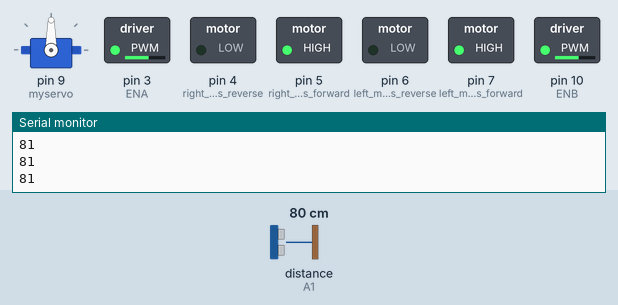
A sketch run on a simulated Arduino Uno, built with avr-gcc and run on an emulated ATmega328P. Shown: servo, switched loads named in the sketch (green lamp = pin HIGH), the last lines printed to the serial monitor. The inputs (shaded band) are chosen by the test bench; at power-on: distance to the obstacle (sensor on A1) 80 cm. The echo pulse lasts 58.3 µs per cm.

Above: at 3.2 s.
3.3 s: distance to the obstacle (sensor on A1) set to 23 cm
4.8 s: distance to the obstacle (sensor on A1) set to 19 cm
At 5.11 s:
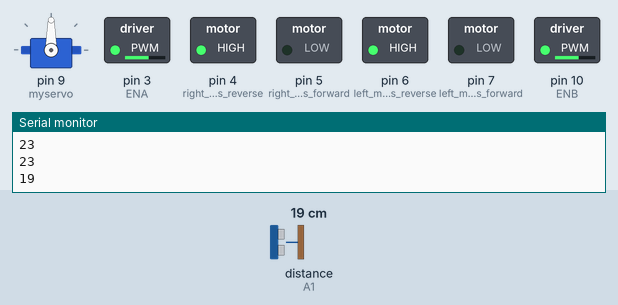
7.8 s: distance to the obstacle (sensor on A1) set to 35 cm
At 8.11 s:
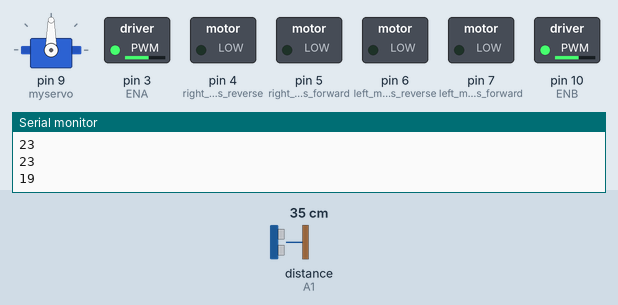
9.7 s: distance to the obstacle (sensor on A1) set to 2 cm
At 10.88 s:
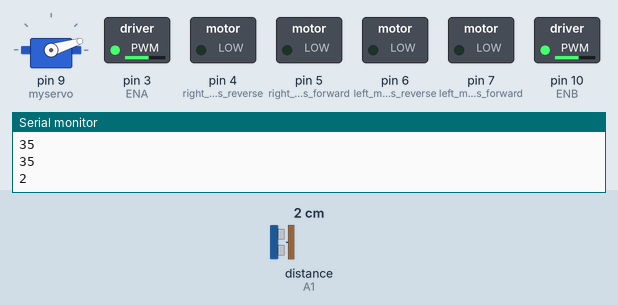
Timing chart, 0 to 13.7 s (numbered marks = the images above; inputs shaded):
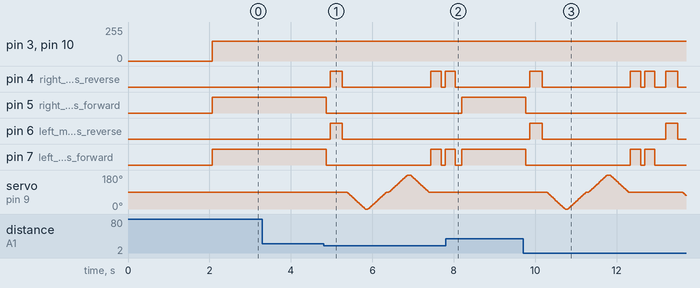

Measured:
- the behaviour switches between 21 and 20 cm on distance to the obstacle (sensor on A1) (found by bisection; images 0 and 1)
- after the input at 4.8 s, pin 4 (right_motors_reverse): goes HIGH 0.30 s, LOW 2.2 s, HIGH 0.25 s, LOW 0.10 s, then HIGH, starting after 0.16 s; pin 5 (right_motors_forward): HIGH → LOW after 0.06 s
- after the input at 7.8 s, pin 4 (right_motors_reverse): goes on until 8.0 s, then stays LOW; pin 5 (right_motors_forward): LOW → HIGH after 0.40 s; pin 6 (left_motors_reverse): stays LOW (without the input it goes to HIGH after 0.50 s); servo on pin 9 (myservo): stops changing and stays 90°
- after the input at 9.7 s, pin 4 (right_motors_reverse): LOW → HIGH after 0.17 s, → LOW 0.30 s later, → HIGH 2.2 s later, → LOW 0.25 s later, … (8 changes in this stretch); pin 5 (right_motors_forward): HIGH → LOW after 0.07 s

The sketch:

obstacle_avoidance_L298N__with_speedcontrol.ino
```cpp
#include <NewPing.h>
#include <Servo.h>

#define TRIG_PIN A0
#define ECHO_PIN A1
#define MAX_DISTANCE 400
#define ENA 3  // PWM pin for left motor
#define ENB 10 // PWM pin for right motor

int speedLeft = 150;   // You can adjust these values between 0-255
int speedRight = 150;  // to set speed for each side


NewPing sonar(TRIG_PIN, ECHO_PIN, MAX_DISTANCE);

Servo myservo;

int distance = 100;
int pos = 0;

void setup() {
  //set up motors
  pinMode(7,OUTPUT);   //left motors forward
  pinMode(6,OUTPUT);   //left motors reverse
  pinMode(5,OUTPUT);   //right motors forward
  pinMode(4,OUTPUT);   //right motors reverse
  pinMode(ENA, OUTPUT);
  pinMode(ENB, OUTPUT);
  Serial.begin(9600);

  // set up servo
  myservo.attach(9);
  myservo.write(90);
  delay(2000);

  distance = readPing();
  delay(60);
}

void loop() {
  int distanceR = 0;
  int distanceL =  0;
  Serial.println(distance);

  if(distance<=20)
  {
  moveStop();
  delay(100);
  moveBackward();
  delay(300);
  moveStop();
  delay(100);
  distanceR = lookRight();
  delay(50);
  distanceL = lookLeft();
  delay(50);

  if(distanceR>=distanceL)
  {
    if(distanceR<=30 && distanceL<=30) {
      for(int i = 0; i < 2; i++) { // turn around
        turnRight();
        moveStop();
        delay(100);
      }
    } else {
      turnRight();
      moveStop();
      delay(100);
    }
  } else if(distanceR<distanceL)
  {
    if(distanceR<30 && distanceL<=30) { // if both sides are too narrow
      for(int i = 0; i < 2; i++) { // turn around
        turnLeft();
        moveStop();
        delay(100);
      }
    } else {
      turnLeft();
      moveStop();
      delay(100);
    }
  }
} else moveForward();

  distance = readPing();
  delay(60);
}

int lookLeft()
{
  for (pos = 90; pos <= 180; pos += 1) { // goes from 90 degrees to 180 degrees
    // in steps of 1 degree
    myservo.write(pos);              // tell servo to go to position in variable 'pos'
    delay(5);
  }
  int distance = readPing();
  delay(60);

  for (pos = 180; pos >= 90; pos -= 1) { // goes from 180 degrees to 90 degrees
    // in steps of 1 degree
    myservo.write(pos);              // tell servo to go to position in variable 'pos'
    delay(5);
  }
  return distance; // return distance on the left side
}

int lookRight()
{
  for (pos = 90; pos >= 0; pos -= 1) { // goes from 90 degrees to 0 degree
    // in steps of 1 degree
    myservo.write(pos);              // tell servo to go to position in variable 'pos'
    delay(5);
  }
  int distance = readPing();
  delay(60);

  for (pos = 0; pos <= 90; pos += 1) { // goes from 0 degree to 90 degrees
    // in steps of 1 degree
    myservo.write(pos);              // tell servo to go to position in variable 'pos'
    delay(5);
  }
  return distance; // return distance on the right side
}

int readPing() {
  int cm = sonar.ping_cm();
  if(cm==0) // if the measured distance exceeds the measuring limit of the ultrasonic sensor, by default the sonar.ping_cm() function will return a value of 0
  { // Due to the distance of 0 the robot will keep avoiding even when there is nothing in front of it
    cm = MAX_DISTANCE; // To fix this, we set the distance to the pre-defined MAX_DISTANCE of 400 cm
  }
  return cm;
}

void moveStop() {
  digitalWrite(7,LOW);
  digitalWrite(6,LOW);
  digitalWrite(5,LOW);
  digitalWrite(4,LOW);
}

void moveForward() {
  digitalWrite(7,HIGH);
  digitalWrite(5,HIGH);
  analogWrite(ENA, speedLeft);
  analogWrite(ENB, speedRight);
}

void moveBackward() {
  digitalWrite(6,HIGH);
  digitalWrite(4,HIGH);
  analogWrite(ENA, speedLeft);
  analogWrite(ENB, speedRight);
}

void turnRight() {
  digitalWrite(7,HIGH);
  digitalWrite(4,HIGH);
  delay(250);
  digitalWrite(7,HIGH);
  digitalWrite(5,HIGH);
  analogWrite(ENA, speedLeft);  // Set left motor speed
  analogWrite(ENB, speedRight); // Set right motor speed
}

void turnLeft() {
  digitalWrite(5,HIGH);
  digitalWrite(6,HIGH);
  delay(250);
  digitalWrite(7,HIGH);
  digitalWrite(5,HIGH);
  analogWrite(ENA, speedLeft);  // Set left motor speed
  analogWrite(ENB, speedRight); // Set right motor speed
}
```
